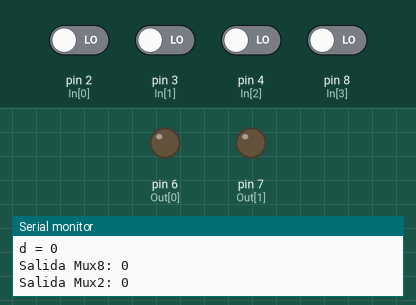
This sketch was run on a simulated Arduino Uno, built with avr-gcc and run on an emulated ATmega328P. Parts: output pins drawn as LEDs (lit = HIGH), the last lines printed to the serial monitor. The inputs (shaded band) are chosen by the test bench; at power-on: pin 2 (In[0]), pin 3 (In[1]), pin 4 (In[2]), pin 8 (In[3]) LOW.

Above: at 1.6 s.
1.7 s: pin 2 (In[0]) driven HIGH
At 2.7 s:
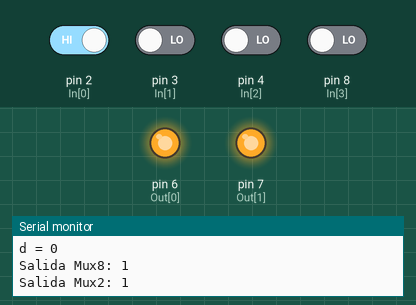
3.5 s: pin 2 (In[0]) driven LOW
At 4.1 s:
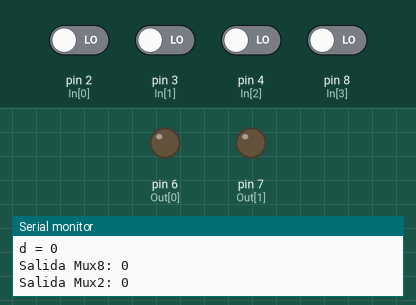
5.1 s: pin 3 (In[1]) driven HIGH
At 6.6 s:
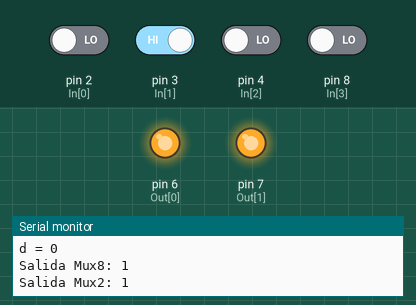
Timing chart, 0 to 8.1 s (numbered marks = the images above; inputs shaded):
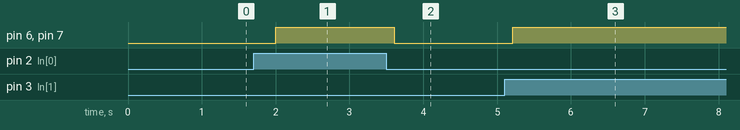

The sketch:

Act2.ino
```cpp
//Se establece la lista boleana de las entradas, las cuales todas son 0
boolean result[4]; //en esta lista se guardaran los resultados de las funciones de los MUX
boolean entr[4] = {false,false,false,false};
//Se establece la lista de los pines input y output
const int In[4] = {2,3,4,8};
const int Out[2] = {6,7};

void setup() {
  // put your setup code here, to run once:
  Serial.begin(9600);
  //Se configuran los pines de entrada y los de salida mediante el ciclo for:

  for(int i = 0; i<4; i++){
    pinMode(In[i],INPUT);
  }

  for(int i = 0; i<2; i++){
    pinMode(Out[i],OUTPUT);
  }

}

void loop() {
  // put your main code here, to run repeatedly:
  //Se lee lo que hay en el pin de entrada:
  for(int i=0; i<4; i++){
   entr[i] = digitalRead(In[i]);
  }

  //Se establecen que van en cada una de las funciones y en que posicion de la lista ira:
  result[0] = MUX41(entr[0],true,true,!entr[0],entr[2],entr[3]);
  result[1] = MUX42(!entr[0],entr[0],entr[0],false,entr[2],entr[3]);
  result[2] = MUX2X1(result[0],result[1],entr[1]);
  result[3] = MUX8X1(entr[0],true,true,!entr[0],!entr[0],entr[0],entr[0],false,entr[3],entr[2],entr[1]);

  //Se escriben las salidas:
  digitalWrite(Out[0],result[3]);
  digitalWrite(Out[1],result[2]);

  //Se imprimen las entradas:
  Serial.print("a = ");
  Serial.println(entr[0]);
  Serial.print("b = ");
  Serial.println(entr[1]);
  Serial.print("c = ");
  Serial.println(entr[2]);
  Serial.print("d = ");
  Serial.println(entr[3]);


  //Se imprimen las salidas:
  Serial.print("Salida Mux8: ");
  Serial.println(result[3]);
  Serial.print("Salida Mux2: ");
  Serial.println (result[2]);

  delay(400);
}


//Funciones4x1
bool MUX41 (bool I0, bool I1, bool I2, bool I3, bool S0, bool S1) {
  return (I0 && !S1 && !S0) || (I1 && !S1 && S0) || (I2 && S1 && !S0) || (I3 && S1 && S0);
}
bool MUX42 (bool I4, bool I5, bool I6, bool I7, bool S0, bool S1) {
  return (I4 && !S1 && !S0) || (I5 && !S1 && S0) || (I6 && S1 && !S0) || (I7 && S1 && S0);
}

//Funcion 2x1
bool MUX2X1(bool MUX41, bool MUX42, bool S0) {
  return (MUX41 && !S0) || (MUX42 && S0);
  }

   //Funcion del 8X1:
bool MUX8X1 (bool I0,bool I1, bool I2, bool I3, bool I4,bool I5, bool I6, bool I7, bool S0, bool S1, bool S2) {
  return  (I0 && !S0 && !S1 && !S2) ||
          (I1 && S0 && !S1 && !S2 ) ||
          (I2 && !S0 && S1  && !S2) ||
          (I3 && S0 && S1  && !S2 ) ||
          (I4 && !S0  && !S1 && S2) ||
          (I5 && S0  && !S1 && S2 ) ||
          (I6 && !S0  && S1  && S2) ||
          (I7 && S0  && S1  && S2 );

}
```

Measured:
- after the input at 1.7 s, pin 6 (Out[0]), pin 7 (Out[1]): LOW → HIGH after 0.30 s
- after the input at 3.5 s, pin 6 (Out[0]), pin 7 (Out[1]): HIGH → LOW after 0.11 s
- after the input at 5.1 s, pin 6 (Out[0]), pin 7 (Out[1]): LOW → HIGH after 0.11 s
